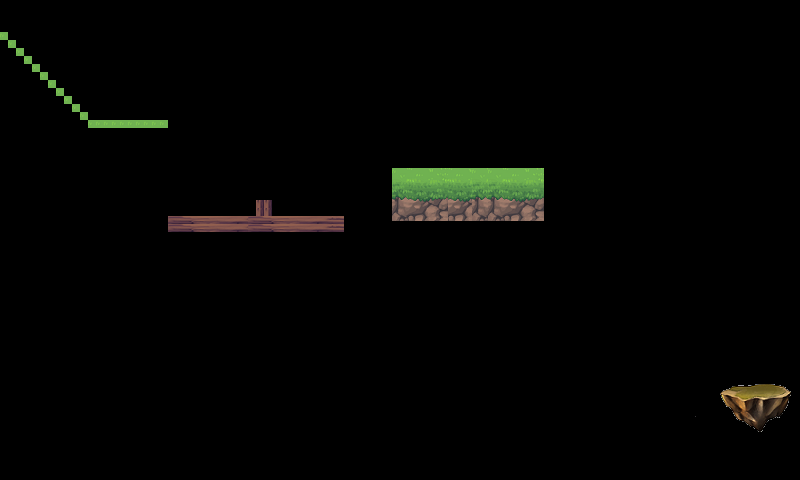

A 2D game scene composited from a Tiled map and its tileset images. What follows is a short description and the map's XML, with each tile layer's data collapsed to a summary:
An orthogonal 100x60 tile map with 8x8 px tiles, 1 tile layer (a).

<map version="1.0" orientation="orthogonal" width="100" height="60" tilewidth="8" tileheight="8">
 <tileset firstgid="1" name="ph" tilewidth="8" tileheight="8">
  <image source="ph.png" width="499" height="232" />
 </tileset>
 <layer name="a" width="100" height="60">
  <data>[6000 cells, 262 non-empty, 116 distinct tile ids]</data>
 </layer>
</map>
